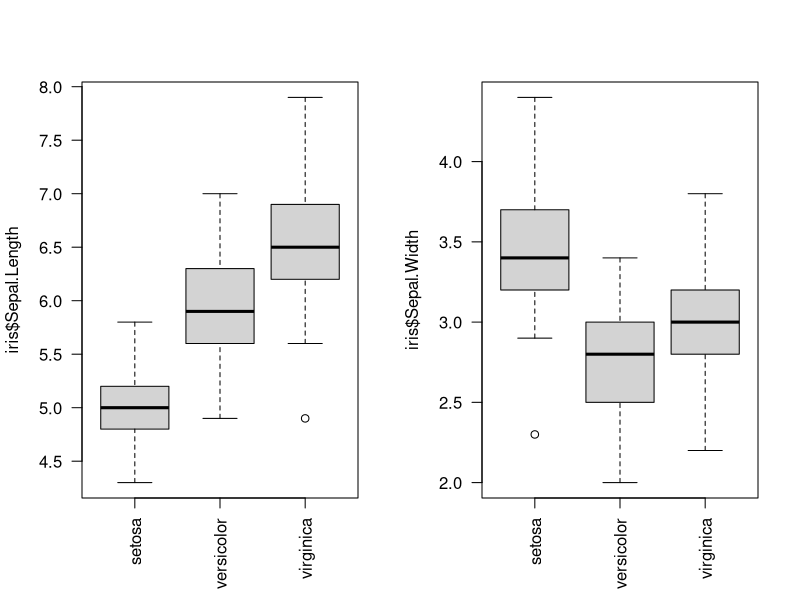
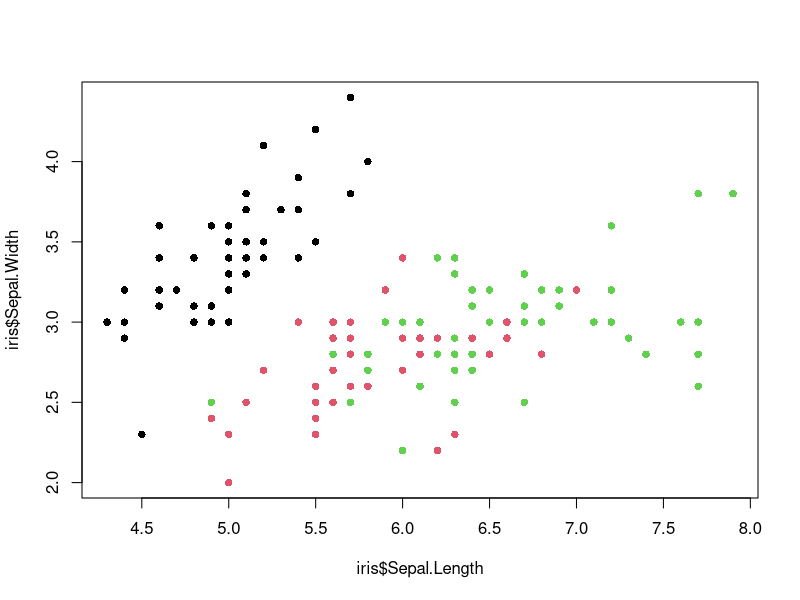

Source code (R) for these figures, in order:
data(iris)
par(mfrow=c(1,2))
boxplot(iris$Sepal.Length ~ iris$Species, las = 2, xlab = "")
boxplot(iris$Sepal.Width ~ iris$Species, las = 2, xlab = "")
par(mfrow=c(1,1))
plot(iris$Sepal.Length, iris$Sepal.Width, col= iris$Species, pch = 16)
